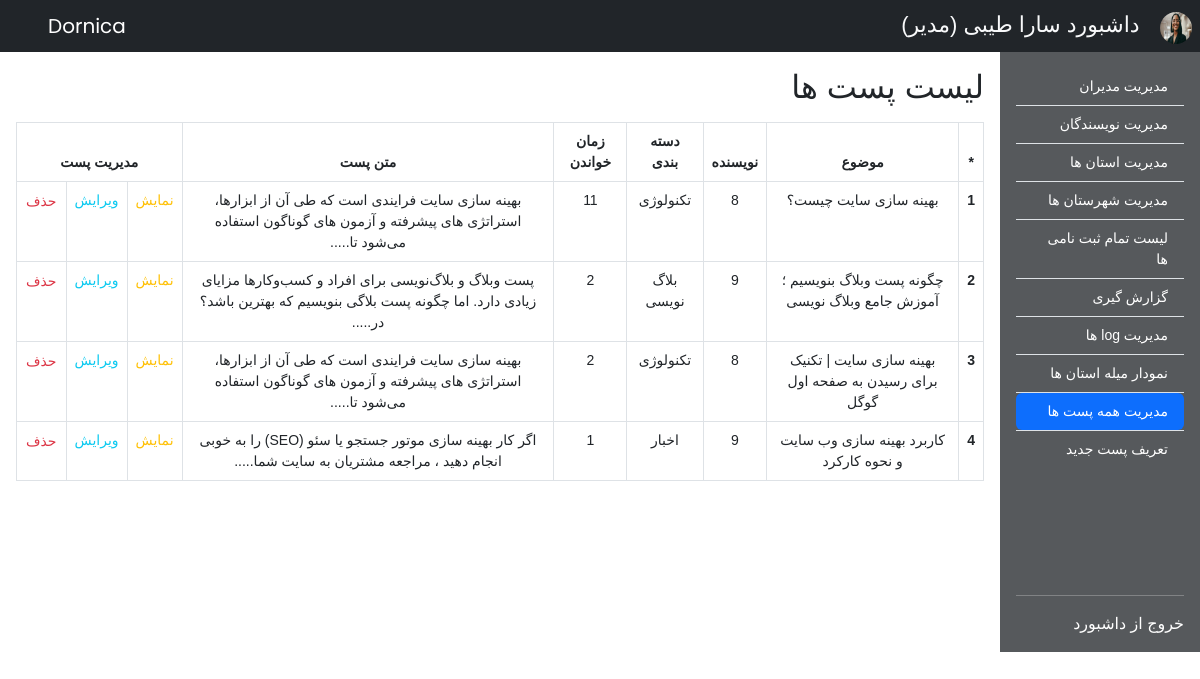
/admin-posts.php (signed in), run on the app's committed database.
### tables this page shows
CREATE TABLE `members` (
  `id` int(11) NOT NULL,
  `first_name` varchar(255) NOT NULL,
  `last_name` varchar(255) NOT NULL,
  `nation_code` varchar(255) NOT NULL,
  `phone_number` varchar(255) NOT NULL,
  `birth_date` date DEFAULT NULL,
  `gender` varchar(255) NOT NULL,
  `military` varchar(255) DEFAULT NULL,
  `email` varchar(255) NOT NULL,
  `image` varchar(255) DEFAULT NULL,
  `username` varchar(255) NOT NULL,
  `password` varchar(255) NOT NULL,
  `province` varchar(255) DEFAULT NULL,
  `city` varchar(255) DEFAULT NULL,
  `membership_date` date NOT NULL,
  `vkey` varchar(255) NOT NULL,
  `verified` tinyint(255) NOT NULL DEFAULT 0,
  `member_type_id` tinyint(4) NOT NULL DEFAULT 3
);

CREATE TABLE `posts` (
  `id` int(11) NOT NULL,
  `title` varchar(255) NOT NULL,
  `category` varchar(255) NOT NULL,
  `author_id` int(11) NOT NULL,
  `image` varchar(255) NOT NULL,
  `description` text NOT NULL,
  `reading_time` varchar(255) NOT NULL
);

### database/Member.php (called while the page is built, shortened)
<?php
class Member
{
    protected $host = "localhost";
    protected $user = "root";
    protected $password = "";
    protected $db_name = "dornica";
    public $connection = null;
    public function __construct()
    {
        $this->connection = mysqli_connect($this->host, $this->user, $this->password, $this->db_name);
    }
    public function getMemberById($id)
    {
        $query = "SELECT  * FROM `members` WHERE `id` = '$id'";
        $result = $this->connection->query($query);
        $result = mysqli_fetch_array($result, MYSQLI_ASSOC);
        return $result;
    }
}

### functions/registration-functions.php (called while the page is built, shortened)
<?php
require("database/Member.php");
require("database/Post.php");
require("database/Permission.php");
$member = new Member();
$post = new Post();
$permission = new Permission();
function getNumberOfFirstWords($text, $numberOf)
{
    return implode(' ', array_slice(explode(' ', $text), 0, $numberOf)) . ".....";
}

### database/Permission.php (called while the page is built, shortened)
<?php
class Permission
{
    protected $host = "localhost";
    protected $user = "root";
    protected $password = "";
    protected $db_name = "dornica";
    public $connection = null;
    public function __construct()
    {
        $this->connection = mysqli_connect($this->host, $this->user, $this->password, $this->db_name);
    }
    public function getPermissionTypeById($id)
    {
        $query = "SELECT * FROM `permissions` WHERE `id`='$id'";
        $result = $this->connection->query($query);
        $result = mysqli_fetch_array($result, MYSQLI_ASSOC);
        return $result['type'];
    }
}

### database/Post.php (called while the page is built, shortened)
<?php
class Post
{
    protected $host = "localhost";
    protected $user = "root";
    protected $password = "";
    protected $db_name = "dornica";
    public $connection = null;
    public function __construct()
    {
        $this->connection = mysqli_connect($this->host, $this->user, $this->password, $this->db_name);
    }
    public function getAllPosts()
    {
        $query = "SELECT * FROM `posts` WHERE 1 ORDER BY `id` DESC ";
        $result = $this->connection->query($query);
        $result_array = [];
        while ($row = mysqli_fetch_array($result, MYSQLI_ASSOC)) {
            $result_array[] = $row;
        }
        return $result_array;
    }
}

### admin_templates/_posts-management.php (the view, shortened to what this page needs)
<?php
if ($permission->getPermissionTypeById($current_member['member_type_id']) == 'author') {
    $all_posts = $post->getAuthorPostsById($current_member['id']);
}
else if ($permission->getPermissionTypeById($current_member['member_type_id']) == 'manager') {
    $all_posts = $post->getAllPosts();
}
?>
<section class="col-10">
    <div class="container p-3">
        <h2 class="mb-3">لیست پست ها</h2>
        <table class="table table-bordered font-size-14">
            <thead>
            <tr class="text-center">
                <th scope="col">*</th>
                <th scope="col">موضوع</th>
                <th scope="col">نویسنده</th>
                <th scope="col">دسته بندی</th>
                <th scope="col">زمان خواندن</th>
                <th scope="col">متن پست</th>
                <th scope="col" colspan="3">مدیریت پست</th>
            </tr>
            </thead>
            <tbody>
            <?php
            $number = 1;
            if ($all_posts) {
                foreach ($all_posts as $post) {
                    $post_id = $post['id'];
                    $post_title = $post['title'];
                    $post_author_id = $post['author_id'];
                    $post_category = $post['category'];
                    $post_reading_time = $post['reading_time'];
                    $post_description = getNumberOfFirstWords($post['description'], 20);
                    ?>
                    <tr class="text-center">
                        <th scope="row"><?php echo $number; ?></th>
                        <td><?php echo $post_title; ?></td>
                        <td><?php echo $post_author_id; ?></td>
                        <td><?php echo $post_category; ?></td>
                        <td><?php echo $post_reading_time; ?></td>
                        <td><?php echo $post_description; ?></td>
                        <td><a href="show-post.php?post_id=<?php echo $post_id; ?>" class="text-warning">نمایش</a>
                        <td><a href="admin-edit-post.php?post_id=<?php echo $post_id; ?>" class="text-info">ویرایش</a>
                        </td>
                        <td>
                            <form action="" method="post">
                                <button type="submit" name="post_delete_submit"
                                        class="btn text-danger p-0 m-0 font-size-14">حذف
                                </button>
                            </form>
                        </td>
                    </tr>
                    <?php $number++;
                }
            } else echo '<h5 class="text-danger text-center">پستی وجود ندارد</h5>';
            ?>
            </tbody>
        </table>
    </div>
</section>

### admin_templates/_admin-navbar.php (shortened to what this page needs)
<?php
if (isset($_SESSION['user_id'])) {
    $current_member = $member->getMemberById($_SESSION['user_id']);
}
?>
<section class="w-100">
    <nav class="navbar navbar-expand-lg navbar-dark bg-dark text-light" style="justify-content: space-between;">
        <div>
            <img src="<?php echo $current_member['image']; ?>"
                 alt="" width="32" height="32" class="rounded-circle me-2">
            <a class="navbar-brand text-light font-lalezar font-size-22"
               href="admin-welcome.php">داشبورد <?php
                echo $current_member['first_name'] . " ".$current_member['last_name'] . " ";
                if ($permission->getPermissionTypeById($current_member['member_type_id']) == 'manager') {
                    echo "(مدیر)";
                } else {
                    echo "(نویسنده)";
                } ?> </a>
        </div>
        <div class="my-2 mx-5 my-lg-0">
            <a href="index.php" class="navbar-brand my-2 my-sm-0 font-poppins">
                Dornica
            </a>
        </div>
    </nav>
</section>

### css/style.css (style rules this page uses)
.font-poppins { font-family: 'Poppins', sans-serif; }
.font-vazir { font-family: 'vazir', sans-serif; }
.font-lalezar { font-family: 'Lalezar', sans-serif; }
.font-size-22 { font-size: 22px; }
.font-size-14 { font-size: 14px; }
a { text-decoration: none; }

### data on the page
members: image (picture), first_name "سارا", last_name "طیبی"
posts: title "بهینه سازی سایت چیست؟", author "8", category "تکنولوژی", reading_time "11", description "بهینه سازی سایت فرایندی است که طی آن از ابزارها، استراتژی های پیشرفته و آزمون های گوناگون استفاده می‌شود تا....."
posts: title "چگونه پست وبلاگ بنویسیم ؛ آموزش جامع وبلاگ نویسی", author "9", category "بلاگ نویسی", reading_time "2", description "پست وبلاگ و بلاگ‌نویسی برای افراد و کسب‌وکارها مزایای زیادی دارد. اما چگونه پست بلاگی بنویسیم که بهترین باشد؟ در....."
posts: title "بهینه سازی سایت | تکنیک برای رسیدن به صفحه اول گوگل", author "8", category "تکنولوژی", reading_time "2", description "بهینه سازی سایت فرایندی است که طی آن از ابزارها، استراتژی های پیشرفته و آزمون های گوناگون استفاده می‌شود تا....."
posts: title "کاربرد بهینه سازی وب سایت و نحوه کارکرد", author "9", category "اخبار", reading_time "1", description "اگر کار بهینه سازی موتور جستجو یا سئو (SEO) را به خوبی انجام دهید ، مراجعه مشتریان به سایت شما....."
